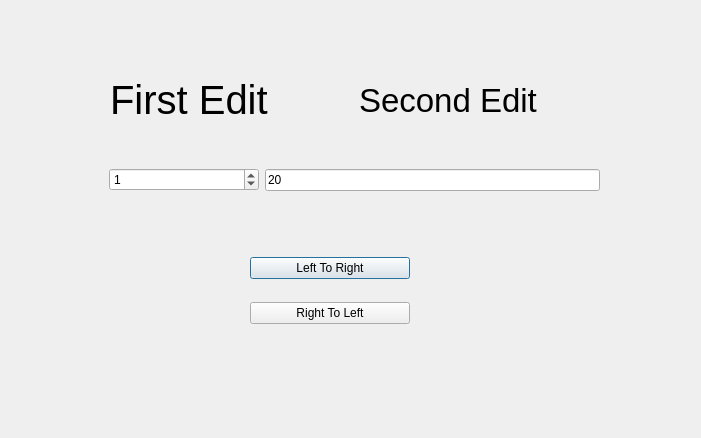
<?xml version="1.0" encoding="UTF-8"?>
<ui version="4.0">
 <class>Question_1_1</class>
 <widget class="QDialog" name="Question_1_1">
  <property name="geometry">
   <rect>
    <x>0</x>
    <y>0</y>
    <width>701</width>
    <height>438</height>
   </rect>
  </property>
  <property name="windowTitle">
   <string>Dialog</string>
  </property>
  <widget class="QWidget" name="verticalLayoutWidget">
   <property name="geometry">
    <rect>
     <x>250</x>
     <y>240</y>
     <width>160</width>
     <height>101</height>
    </rect>
   </property>
   <layout class="QVBoxLayout" name="verticalLayout">
    <item>
     <widget class="QPushButton" name="Left_To_Rgiht">
      <property name="text">
       <string>Left To Right</string>
      </property>
     </widget>
    </item>
    <item>
     <widget class="QPushButton" name="Right_To_Left">
      <property name="text">
       <string>Right To Left</string>
      </property>
     </widget>
    </item>
   </layout>
  </widget>
  <widget class="QWidget" name="horizontalLayoutWidget">
   <property name="geometry">
    <rect>
     <x>110</x>
     <y>60</y>
     <width>491</width>
     <height>80</height>
    </rect>
   </property>
   <layout class="QHBoxLayout" name="horizontalLayout">
    <item>
     <widget class="QLabel" name="label">
      <property name="font">
       <font>
        <pointsize>30</pointsize>
       </font>
      </property>
      <property name="text">
       <string>First Edit</string>
      </property>
     </widget>
    </item>
    <item>
     <widget class="QLabel" name="label_2">
      <property name="font">
       <font>
        <pointsize>25</pointsize>
       </font>
      </property>
      <property name="text">
       <string>Second Edit</string>
      </property>
     </widget>
    </item>
   </layout>
  </widget>
  <widget class="QWidget" name="horizontalLayoutWidget_2">
   <property name="geometry">
    <rect>
     <x>109</x>
     <y>140</y>
     <width>491</width>
     <height>80</height>
    </rect>
   </property>
   <layout class="QHBoxLayout" name="horizontalLayout_2">
    <item>
     <widget class="QSpinBox" name="Left_Box">
      <property name="minimumSize">
       <size>
        <width>150</width>
        <height>0</height>
       </size>
      </property>
      <property name="value">
       <number>1</number>
      </property>
     </widget>
    </item>
    <item>
     <widget class="QLineEdit" name="Right_Box">
      <property name="text">
       <string>20</string>
      </property>
      <property name="placeholderText">
       <string/>
      </property>
     </widget>
    </item>
   </layout>
  </widget>
 </widget>
 <resources/>
 <connections/>
</ui>
